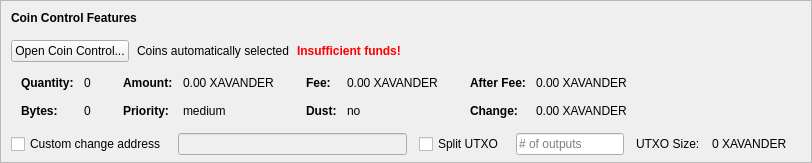
    <widget class="QFrame" name="frameCoinControl">
     <property name="sizePolicy">
      <sizepolicy hsizetype="Expanding" vsizetype="Expanding">
       <horstretch>0</horstretch>
       <verstretch>0</verstretch>
      </sizepolicy>
     </property>
     <property name="maximumSize">
      <size>
       <width>16777215</width>
       <height>16777215</height>
      </size>
     </property>
     <property name="frameShape">
      <enum>QFrame::StyledPanel</enum>
     </property>
     <property name="frameShadow">
      <enum>QFrame::Sunken</enum>
     </property>
     <layout class="QVBoxLayout" name="verticalLayoutCoinControl2">
      <property name="spacing">
       <number>0</number>
      </property>
      <property name="leftMargin">
       <number>0</number>
      </property>
      <property name="topMargin">
       <number>0</number>
      </property>
      <property name="rightMargin">
       <number>0</number>
      </property>
      <property name="bottomMargin">
       <number>6</number>
      </property>
      <item>
       <layout class="QVBoxLayout" name="verticalLayoutCoinControl" stretch="0,0,0,0,1">
        <property name="spacing">
         <number>0</number>
        </property>
        <property name="leftMargin">
         <number>10</number>
        </property>
        <property name="topMargin">
         <number>10</number>
        </property>
        <item>
         <layout class="QHBoxLayout" name="horizontalLayoutCoinControl1">
          <property name="bottomMargin">
           <number>15</number>
          </property>
          <item>
           <widget class="QLabel" name="labelCoinControlFeatures">
            <property name="sizePolicy">
             <sizepolicy hsizetype="Preferred" vsizetype="Maximum">
              <horstretch>0</horstretch>
              <verstretch>0</verstretch>
             </sizepolicy>
            </property>
            <property name="font">
             <font>
              <weight>75</weight>
              <bold>true</bold>
             </font>
            </property>
            <property name="styleSheet">
             <string notr="true">font-weight:bold;</string>
            </property>
            <property name="text">
             <string>Coin Control Features</string>
            </property>
           </widget>
          </item>
         </layout>
        </item>
        <item>
         <layout class="QHBoxLayout" name="horizontalLayoutCoinControl2" stretch="0,0,0,0">
          <property name="spacing">
           <number>8</number>
          </property>
          <property name="bottomMargin">
           <number>10</number>
          </property>
          <item>
           <widget class="QPushButton" name="pushButtonCoinControl">
            <property name="styleSheet">
             <string notr="true"/>
            </property>
            <property name="text">
             <string>Open Coin Control...</string>
            </property>
            <property name="autoDefault">
             <bool>false</bool>
            </property>
           </widget>
          </item>
          <item>
           <widget class="QLabel" name="labelCoinControlAutomaticallySelected">
            <property name="text">
             <string>Coins automatically selected</string>
            </property>
            <property name="margin">
             <number>5</number>
            </property>
           </widget>
          </item>
          <item>
           <widget class="QLabel" name="labelCoinControlInsuffFunds">
            <property name="font">
             <font>
              <weight>75</weight>
              <bold>true</bold>
             </font>
            </property>
            <property name="styleSheet">
             <string notr="true">color:red;font-weight:bold;</string>
            </property>
            <property name="text">
             <string>Insufficient funds!</string>
            </property>
            <property name="margin">
             <number>5</number>
            </property>
           </widget>
          </item>
          <item>
           <spacer name="horizontalSpacerCoinControl">
            <property name="orientation">
             <enum>Qt::Horizontal</enum>
            </property>
            <property name="sizeHint" stdset="0">
             <size>
              <width>40</width>
              <height>1</height>
             </size>
            </property>
           </spacer>
          </item>
         </layout>
        </item>
        <item>
         <widget class="QWidget" name="widgetCoinControl" native="true">
          <property name="sizePolicy">
           <sizepolicy hsizetype="Preferred" vsizetype="Preferred">
            <horstretch>0</horstretch>
            <verstretch>0</verstretch>
           </sizepolicy>
          </property>
          <property name="minimumSize">
           <size>
            <width>0</width>
            <height>0</height>
           </size>
          </property>
          <property name="styleSheet">
           <string notr="true"/>
          </property>
          <layout class="QHBoxLayout" name="horizontalLayoutCoinControl5">
           <property name="leftMargin">
            <number>0</number>
           </property>
           <property name="topMargin">
            <number>0</number>
           </property>
           <property name="rightMargin">
            <number>0</number>
           </property>
           <property name="bottomMargin">
            <number>0</number>
           </property>
           <item>
            <layout class="QHBoxLayout" name="horizontalLayoutCoinControl3" stretch="0,0,0,1">
             <property name="spacing">
              <number>20</number>
             </property>
             <property name="topMargin">
              <number>0</number>
             </property>
             <property name="bottomMargin">
              <number>10</number>
             </property>
             <item>
              <layout class="QFormLayout" name="formLayoutCoinControl1">
               <property name="horizontalSpacing">
                <number>10</number>
               </property>
               <property name="verticalSpacing">
                <number>14</number>
               </property>
               <property name="leftMargin">
                <number>10</number>
               </property>
               <property name="topMargin">
                <number>4</number>
               </property>
               <property name="rightMargin">
                <number>6</number>
               </property>
               <item row="0" column="0">
                <widget class="QLabel" name="labelCoinControlQuantityText">
                 <property name="font">
                  <font>
                   <weight>75</weight>
                   <bold>true</bold>
                  </font>
                 </property>
                 <property name="text">
                  <string>Quantity:</string>
                 </property>
                 <property name="margin">
                  <number>0</number>
                 </property>
                </widget>
               </item>
               <item row="0" column="1">
                <widget class="QLabel" name="labelCoinControlQuantity">
                 <property name="cursor">
                  <cursorShape>IBeamCursor</cursorShape>
                 </property>
                 <property name="contextMenuPolicy">
                  <enum>Qt::ActionsContextMenu</enum>
                 </property>
                 <property name="text">
                  <string notr="true">0</string>
                 </property>
                 <property name="margin">
                  <number>0</number>
                 </property>
                 <property name="textInteractionFlags">
                  <set>Qt::LinksAccessibleByMouse|Qt::TextSelectableByKeyboard|Qt::TextSelectableByMouse</set>
                 </property>
                </widget>
               </item>
               <item row="1" column="0">
                <widget class="QLabel" name="labelCoinControlBytesText">
                 <property name="font">
                  <font>
                   <weight>75</weight>
                   <bold>true</bold>
                  </font>
                 </property>
                 <property name="text">
                  <string>Bytes:</string>
                 </property>
                </widget>
               </item>
               <item row="1" column="1">
                <widget class="QLabel" name="labelCoinControlBytes">
                 <property name="cursor">
                  <cursorShape>IBeamCursor</cursorShape>
                 </property>
                 <property name="contextMenuPolicy">
                  <enum>Qt::ActionsContextMenu</enum>
                 </property>
                 <property name="text">
                  <string notr="true">0</string>
                 </property>
                 <property name="textInteractionFlags">
                  <set>Qt::LinksAccessibleByMouse|Qt::TextSelectableByKeyboard|Qt::TextSelectableByMouse</set>
                 </property>
                </widget>
               </item>
              </layout>
             </item>
             <item>
              <layout class="QFormLayout" name="formLayoutCoinControl2">
               <property name="horizontalSpacing">
                <number>10</number>
               </property>
               <property name="verticalSpacing">
                <number>14</number>
               </property>
               <property name="leftMargin">
                <number>6</number>
               </property>
               <property name="topMargin">
                <number>4</number>
               </property>
               <property name="rightMargin">
                <number>6</number>
               </property>
               <item row="0" column="0">
                <widget class="QLabel" name="labelCoinControlAmountText">
                 <property name="font">
                  <font>
                   <weight>75</weight>
                   <bold>true</bold>
                  </font>
                 </property>
                 <property name="text">
                  <string>Amount:</string>
                 </property>
                 <property name="margin">
                  <number>0</number>
                 </property>
                </widget>
               </item>
               <item row="0" column="1">
                <widget class="QLabel" name="labelCoinControlAmount">
                 <property name="cursor">
                  <cursorShape>IBeamCursor</cursorShape>
                 </property>
                 <property name="contextMenuPolicy">
                  <enum>Qt::ActionsContextMenu</enum>
                 </property>
                 <property name="text">
                  <string notr="true">0.00 XAVANDER</string>
                 </property>
                 <property name="textInteractionFlags">
                  <set>Qt::LinksAccessibleByMouse|Qt::TextSelectableByKeyboard|Qt::TextSelectableByMouse</set>
                 </property>
                </widget>
               </item>
               <item row="1" column="0">
                <widget class="QLabel" name="labelCoinControlPriorityText">
                 <property name="font">
                  <font>
                   <weight>75</weight>
                   <bold>true</bold>
                  </font>
                 </property>
                 <property name="text">
                  <string>Priority:</string>
                 </property>
                </widget>
               </item>
               <item row="1" column="1">
                <widget class="QLabel" name="labelCoinControlPriority">
                 <property name="cursor">
                  <cursorShape>IBeamCursor</cursorShape>
                 </property>
                 <property name="contextMenuPolicy">
                  <enum>Qt::ActionsContextMenu</enum>
                 </property>
                 <property name="text">
                  <string>medium</string>
                 </property>
                 <property name="textInteractionFlags">
                  <set>Qt::LinksAccessibleByMouse|Qt::TextSelectableByKeyboard|Qt::TextSelectableByMouse</set>
                 </property>
                </widget>
               </item>
              </layout>
             </item>
             <item>
              <layout class="QFormLayout" name="formLayoutCoinControl3">
               <property name="horizontalSpacing">
                <number>10</number>
               </property>
               <property name="verticalSpacing">
                <number>14</number>
               </property>
               <property name="leftMargin">
                <number>6</number>
               </property>
               <property name="topMargin">
                <number>4</number>
               </property>
               <property name="rightMargin">
                <number>6</number>
               </property>
               <item row="0" column="0">
                <widget class="QLabel" name="labelCoinControlFeeText">
                 <property name="font">
                  <font>
                   <weight>75</weight>
                   <bold>true</bold>
                  </font>
                 </property>
                 <property name="text">
                  <string>Fee:</string>
                 </property>
                 <property name="margin">
                  <number>0</number>
                 </property>
                </widget>
               </item>
               <item row="0" column="1">
                <widget class="QLabel" name="labelCoinControlFee">
                 <property name="cursor">
                  <cursorShape>IBeamCursor</cursorShape>
                 </property>
                 <property name="contextMenuPolicy">
                  <enum>Qt::ActionsContextMenu</enum>
                 </property>
                 <property name="text">
                  <string notr="true">0.00 XAVANDER</string>
                 </property>
                 <property name="textInteractionFlags">
                  <set>Qt::LinksAccessibleByMouse|Qt::TextSelectableByKeyboard|Qt::TextSelectableByMouse</set>
                 </property>
                </widget>
               </item>
               <item row="1" column="0">
                <widget class="QLabel" name="labelCoinControlLowOutputText">
                 <property name="font">
                  <font>
                   <weight>75</weight>
                   <bold>true</bold>
                  </font>
                 </property>
                 <property name="text">
                  <string>Dust:</string>
                 </property>
                </widget>
               </item>
               <item row="1" column="1">
                <widget class="QLabel" name="labelCoinControlLowOutput">
                 <property name="cursor">
                  <cursorShape>IBeamCursor</cursorShape>
                 </property>
                 <property name="contextMenuPolicy">
                  <enum>Qt::ActionsContextMenu</enum>
                 </property>
                 <property name="text">
                  <string>no</string>
                 </property>
                 <property name="textInteractionFlags">
                  <set>Qt::LinksAccessibleByMouse|Qt::TextSelectableByKeyboard|Qt::TextSelectableByMouse</set>
                 </property>
                </widget>
               </item>
              </layout>
             </item>
             <item>
              <layout class="QFormLayout" name="formLayoutCoinControl4">
               <property name="horizontalSpacing">
                <number>10</number>
               </property>
               <property name="verticalSpacing">
                <number>14</number>
               </property>
               <property name="leftMargin">
                <number>6</number>
               </property>
               <property name="topMargin">
                <number>4</number>
               </property>
               <property name="rightMargin">
                <number>6</number>
               </property>
               <item row="0" column="0">
                <widget class="QLabel" name="labelCoinControlAfterFeeText">
                 <property name="font">
                  <font>
                   <weight>75</weight>
                   <bold>true</bold>
                  </font>
                 </property>
                 <property name="text">
                  <string>After Fee:</string>
                 </property>
                 <property name="margin">
                  <number>0</number>
                 </property>
                </widget>
               </item>
               <item row="0" column="1">
                <widget class="QLabel" name="labelCoinControlAfterFee">
                 <property name="cursor">
                  <cursorShape>IBeamCursor</cursorShape>
                 </property>
                 <property name="contextMenuPolicy">
                  <enum>Qt::ActionsContextMenu</enum>
                 </property>
                 <property name="text">
                  <string notr="true">0.00 XAVANDER</string>
                 </property>
                 <property name="textInteractionFlags">
                  <set>Qt::LinksAccessibleByMouse|Qt::TextSelectableByKeyboard|Qt::TextSelectableByMouse</set>
                 </property>
                </widget>
               </item>
               <item row="1" column="0">
                <widget class="QLabel" name="labelCoinControlChangeText">
                 <property name="font">
                  <font>
                   <weight>75</weight>
                   <bold>true</bold>
                  </font>
                 </property>
                 <property name="text">
                  <string>Change:</string>
                 </property>
                </widget>
               </item>
               <item row="1" column="1">
                <widget class="QLabel" name="labelCoinControlChange">
                 <property name="cursor">
                  <cursorShape>IBeamCursor</cursorShape>
                 </property>
                 <property name="contextMenuPolicy">
                  <enum>Qt::ActionsContextMenu</enum>
                 </property>
                 <property name="text">
                  <string notr="true">0.00 XAVANDER</string>
                 </property>
                 <property name="textInteractionFlags">
                  <set>Qt::LinksAccessibleByMouse|Qt::TextSelectableByKeyboard|Qt::TextSelectableByMouse</set>
                 </property>
                </widget>
               </item>
              </layout>
             </item>
            </layout>
           </item>
          </layout>
         </widget>
        </item>
        <item>
         <layout class="QHBoxLayout" name="horizontalLayoutCoinControl4" stretch="0,0,0,0,0,0,0">
          <property name="spacing">
           <number>12</number>
          </property>
          <property name="sizeConstraint">
           <enum>QLayout::SetDefaultConstraint</enum>
          </property>
          <property name="topMargin">
           <number>5</number>
          </property>
          <property name="rightMargin">
           <number>5</number>
          </property>
          <item>
           <widget class="QCheckBox" name="checkBoxCoinControlChange">
            <property name="toolTip">
             <string>If this is activated, but the change address is empty or invalid, change will be sent to a newly generated address.</string>
            </property>
            <property name="text">
             <string>Custom change address</string>
            </property>
           </widget>
          </item>
          <item>
           <widget class="QValidatedLineEdit" name="lineEditCoinControlChange">
            <property name="enabled">
             <bool>false</bool>
            </property>
            <property name="sizePolicy">
             <sizepolicy hsizetype="Expanding" vsizetype="Fixed">
              <horstretch>0</horstretch>
              <verstretch>0</verstretch>
             </sizepolicy>
            </property>
           </widget>
          </item>
          <item>
           <widget class="QCheckBox" name="splitBlockCheckBox">
            <property name="text">
             <string>Split UTXO</string>
            </property>
           </widget>
          </item>
          <item>
           <widget class="QLineEdit" name="splitBlockLineEdit">
            <property name="sizePolicy">
             <sizepolicy hsizetype="Fixed" vsizetype="Fixed">
              <horstretch>50</horstretch>
              <verstretch>0</verstretch>
             </sizepolicy>
            </property>
            <property name="placeholderText">
             <string># of outputs</string>
            </property>
           </widget>
          </item>
          <item>
           <widget class="QLabel" name="labelBlockSizeText">
            <property name="text">
             <string>UTXO Size:</string>
            </property>
           </widget>
          </item>
          <item>
           <widget class="QLabel" name="labelBlockSize">
            <property name="text">
             <string>0 XAVANDER</string>
            </property>
           </widget>
          </item>
          <item>
           <widget class="QLabel" name="labelCoinControlChangeLabel">
            <property name="sizePolicy">
             <sizepolicy hsizetype="Preferred" vsizetype="Expanding">
              <horstretch>0</horstretch>
              <verstretch>0</verstretch>
             </sizepolicy>
            </property>
            <property name="minimumSize">
             <size>
              <width>0</width>
              <height>0</height>
             </size>
            </property>
            <property name="text">
             <string/>
            </property>
            <property name="margin">
             <number>3</number>
            </property>
           </widget>
          </item>
         </layout>
        </item>
        <item>
         <spacer name="verticalSpacerCoinControl">
          <property name="orientation">
           <enum>Qt::Vertical</enum>
          </property>
          <property name="sizeHint" stdset="0">
           <size>
            <width>800</width>
            <height>1</height>
           </size>
          </property>
         </spacer>
        </item>
       </layout>
      </item>
     </layout>
    </widget>
